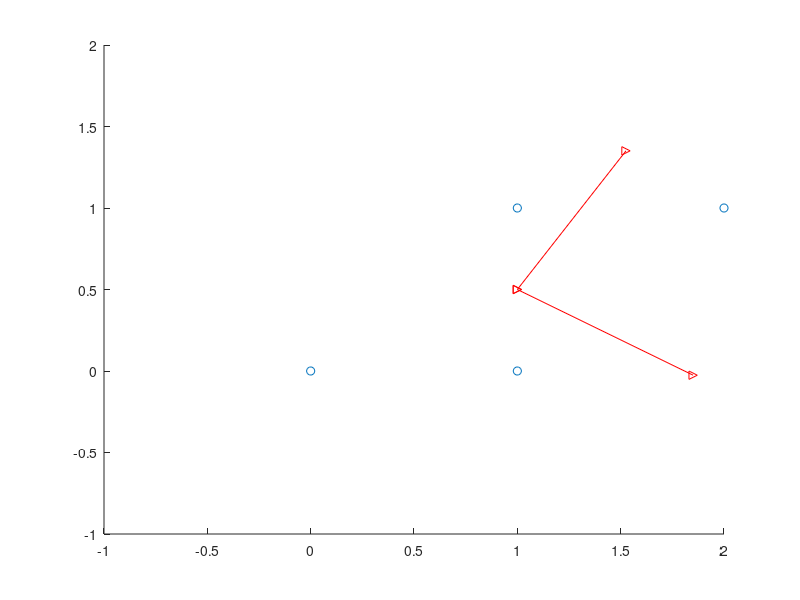

Write the MATLAB code that produced this figure.
format compact

% lozenge
m = [0, 0,
     1, 0,
     1, 1,
     2, 1]

cla, hold on
plot(m(:,1), m(:,2), 'o')
xlim([-1, 2])
ylim([-1, 2])

[p,score,latent,tsquared,explained,mu] = pca(m)
% m is data X(M, N)
% p are loadings V, score is T = X transformed into pca space, latent is S diagonal
% X = U S Vt
% T = X V = U S Vt V = U S
% https://en.wikipedia.org/wiki/Principal_component_analysis#Singular_value_decomposition

% draw loadings as vectors (from mu)
for i = 1:2,
    plot(mu(1) + [0, p(i, 1)], mu(2) + [0, p(i, 2)], 'r->')
end

% compare to centered svd: V = loadings p, latent lambda = s^2 / (M - 1)
[U,S,V] = svd(m - repmat(mean(m, 1), size(m, 1), 1))

% verify transposed call
[Vt,St,Ut] = svd((m - repmat(mean(m, 1), size(m, 1), 1))')

% https://netlib.org/lapack/explore-html/d1/d7f/group__gesvd_ga23ab797a9c7feb13b3f6feb0b52673b8.html#ga23ab797a9c7feb13b3f6feb0b52673b8

     % SGESVD computes the singular value decomposition (SVD) of a real
     % M-by-N matrix A, optionally computing the left and/or right singular
     % vectors. The SVD is written

     %      A = U * SIGMA * transpose(V)

     % where SIGMA is an M-by-N matrix which is zero except for its
     % min(m,n) diagonal elements, U is an M-by-M orthogonal matrix, and
     % V is an N-by-N orthogonal matrix.  The diagonal elements of SIGMA
     % are the singular values of A; they are real and non-negative, and
     % are returned in descending order.  The first min(m,n) columns of
     % U and V are the left and right singular vectors of A.

     % Note that the routine returns V**T, not V.

% test forward transform
MU  = repmat(mean(m, 1), size(m, 1), 1);          % means matrix, expanded over rows
fw  = (m - MU) * p
bw  = score * p' + MU
bws = fw * V' + MU
err = [ sum(abs(fw - score)), sum(abs(bw - m)), sum(abs(bws - m)) ]